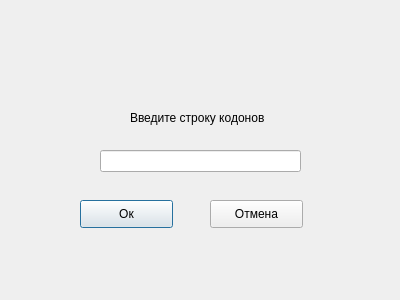
<?xml version="1.0" encoding="UTF-8"?>
<ui version="4.0">
 <class>Protein</class>
 <widget class="QDialog" name="Protein">
  <property name="geometry">
   <rect>
    <x>0</x>
    <y>0</y>
    <width>400</width>
    <height>300</height>
   </rect>
  </property>
  <property name="windowTitle">
   <string>Dialog</string>
  </property>
  <widget class="QPushButton" name="pushButton">
   <property name="geometry">
    <rect>
     <x>80</x>
     <y>200</y>
     <width>93</width>
     <height>28</height>
    </rect>
   </property>
   <property name="text">
    <string>Ок</string>
   </property>
  </widget>
  <widget class="QPushButton" name="pushButton_2">
   <property name="geometry">
    <rect>
     <x>210</x>
     <y>200</y>
     <width>93</width>
     <height>28</height>
    </rect>
   </property>
   <property name="text">
    <string>Отмена</string>
   </property>
  </widget>
  <widget class="QLineEdit" name="lineEdit">
   <property name="geometry">
    <rect>
     <x>100</x>
     <y>150</y>
     <width>201</width>
     <height>22</height>
    </rect>
   </property>
  </widget>
  <widget class="QLabel" name="label">
   <property name="geometry">
    <rect>
     <x>130</x>
     <y>110</y>
     <width>151</width>
     <height>16</height>
    </rect>
   </property>
   <property name="text">
    <string>Введите строку кодонов</string>
   </property>
  </widget>
 </widget>
 <resources/>
 <connections/>
</ui>
